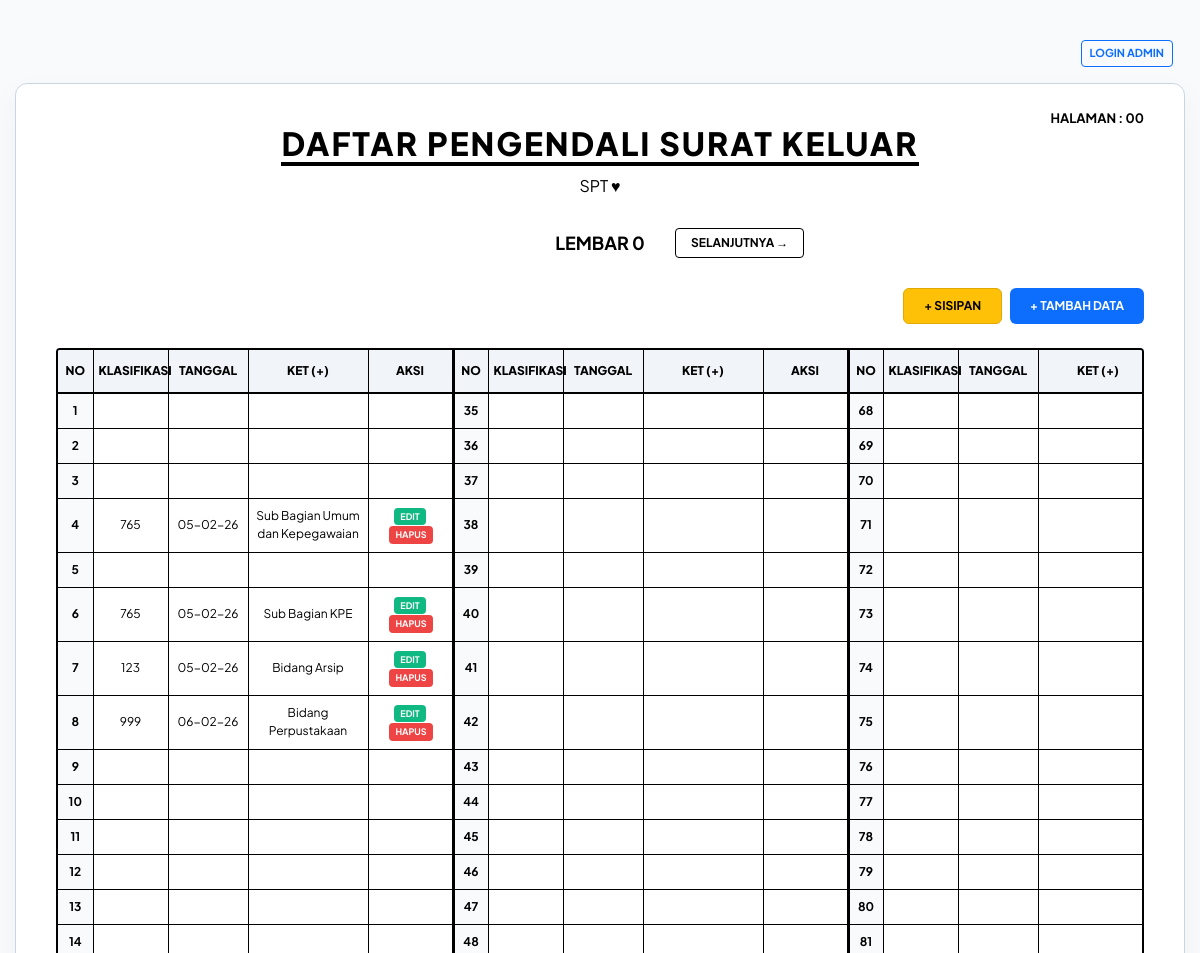
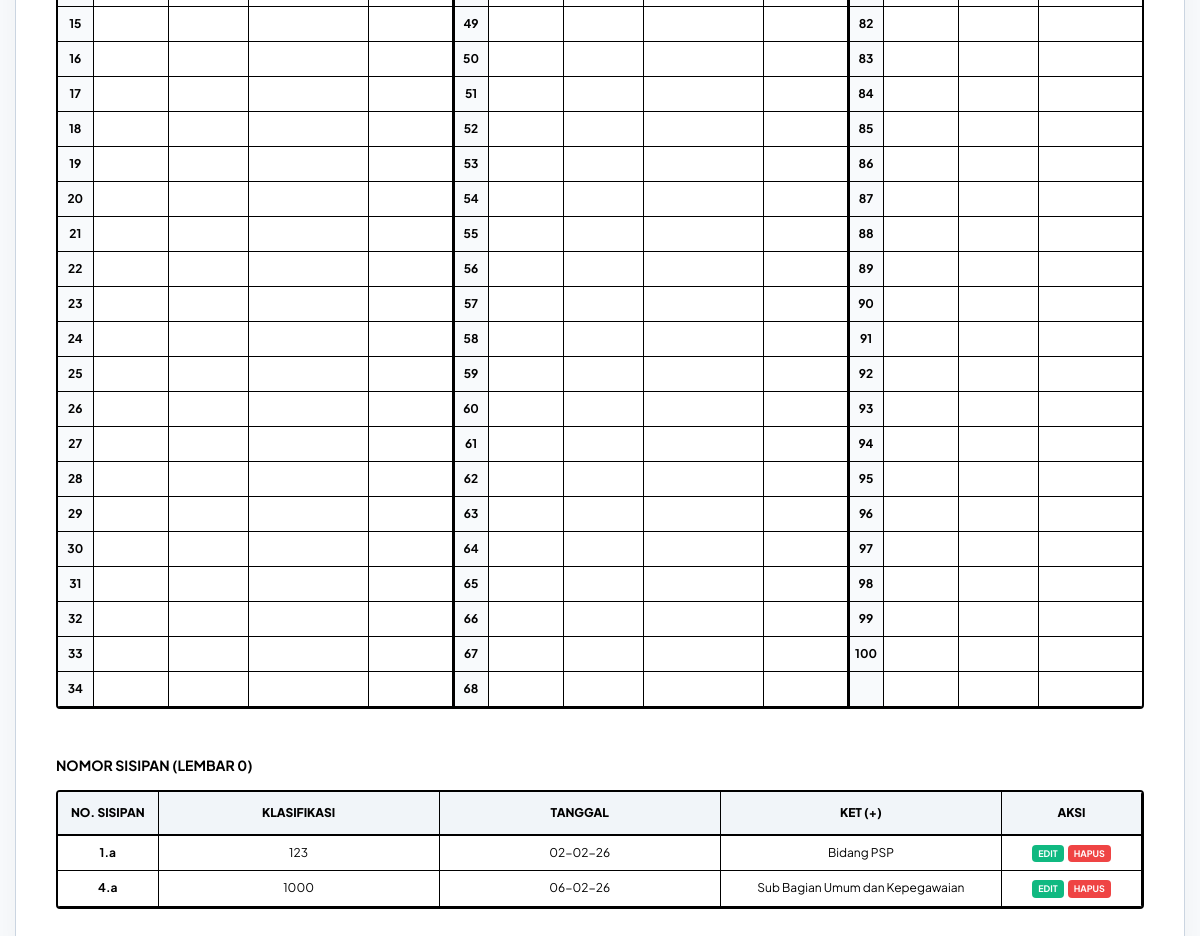
The page / on the database its author committed (2 pictures, top to bottom).
### tables this page shows
CREATE TABLE `pengendali` (
  `no_urut` int(2) NOT NULL,
  `klas` varchar(100) NOT NULL,
  `plus` varchar(100) NOT NULL,
  `tanggal_manual` date DEFAULT NULL,
  `created_at` timestamp NOT NULL DEFAULT current_timestamp()
);

CREATE TABLE `pengendali_sisipan` (
  `no_urut` varchar(20) NOT NULL,
  `klas` varchar(100) NOT NULL,
  `plus` varchar(100) NOT NULL,
  `tanggal_manual` date DEFAULT NULL,
  `created_at` timestamp NOT NULL DEFAULT current_timestamp()
);

### controllers/controller.php (called while the page is built, shortened)
<?php
include_once 'config/database.php';
include_once 'models/pengendali.php';
class PengendaliController
{
    private $model;
    public function __construct()
    {
        $database = new Database();
        $this->model = new Pengendali($database->getConnection());
    }
    public function index($page = 0)
    {
        $mainDataRaw = $this->model->getByPage($page);
        $sisipanData = $this->model->getSisipanByPage($page);
        $data = [];
        foreach ($mainDataRaw as $row) {
            $data[$row['no_urut']] = [
                'k' => $row['klas'],
                'p' => $row['plus'],
                't' => $row['created_at']
            ];
        }
        $currentPage = $page;
        include 'views/daftar_view.php';
    }
}

### index.php (called while the page is built)
<?php
include_once 'controllers/controller.php';
$controller = new PengendaliController();
$controller->handleRequest();
$page = isset($_GET['page']) ? (int) $_GET['page'] : 0;
$controller->index($page);

### config/database.php (called while the page is built, shortened)
<?php
class Database {
    private $host = "localhost";
    private $db_name = "magang_websitesurat";
    private $username = "root";
    private $password = "";
    public function getConnection() {
        $this->conn = null;
        try {
            $this->conn = new PDO("mysql:host=" . $this->host . ";dbname=" . $this->db_name, $this->username, $this->password);
            $this->conn->setAttribute(PDO::ATTR_ERRMODE, PDO::ERRMODE_EXCEPTION);
        } catch(PDOException $exception) {
            echo "Koneksi Error: " . $exception->getMessage();
        }
        return $this->conn;
    }
}

### models/pengendali.php (called while the page is built, shortened)
<?php
class Pengendali
{
    private $conn;
    private $table_name = "pengendali";
    private $table_sisipan = "pengendali_sisipan";
    public function __construct($db)
    {
        $this->conn = $db;
    }
    public function getByPage($page)
    {
        $start = ($page * 100) + 1;
        $end = $start + 99;
        $query = "SELECT * FROM " . $this->table_name . " WHERE no_urut BETWEEN ? AND ? ORDER BY no_urut ASC";
        $stmt = $this->conn->prepare($query);
        $stmt->execute([$start, $end]);
        return $stmt->fetchAll(PDO::FETCH_ASSOC);
    }
    public function getSisipanByPage($page)
    {
        $start = ($page * 100) + 1;
        $end = $start + 99;
        $query = "SELECT * FROM " . $this->table_sisipan . "
                  WHERE CAST(no_urut AS UNSIGNED) BETWEEN ? AND ?
                  ORDER BY CAST(no_urut AS UNSIGNED) ASC, no_urut ASC";
        $stmt = $this->conn->prepare($query);
        $stmt->execute([$start, $end]);
        return $stmt->fetchAll(PDO::FETCH_ASSOC);
    }
}
?>

### views/daftar_view.php (the view, shortened to what this page needs)
<!DOCTYPE html>
<html lang="id">
<head>
  <link href="https://cdn.jsdelivr.net/npm/bootstrap@5.3.0/dist/css/bootstrap.min.css" rel="stylesheet">
  <link href="https://cdn.jsdelivr.net/npm/sweetalert2@11/dist/sweetalert2.min.css" rel="stylesheet">
</head>
<body>
  <div class="container-fluid d-print-none mb-3" style="max-width: 1450px;">
    <div class="d-flex justify-content-end align-items-center">
      <?php if (isset($_SESSION['admin_id'])): ?>
        <span class="small fw-bold me-3 text-uppercase">Admin: <?php echo $_SESSION['admin_user']; ?></span>
        <button onclick="window.print()" class="btn btn-danger btn-sm fw-bold me-2" style="font-size: 11px;">EXPORT
          PDF</button>
        <button onclick="konfirmasiLogout()" class="btn btn-outline-dark btn-sm fw-bold"
          style="font-size: 11px;">LOGOUT</button>
      <?php else: ?>
        <button class="btn btn-outline-primary btn-sm fw-bold" style="font-size: 11px;" data-bs-toggle="modal"
          data-bs-target="#modalLogin">LOGIN ADMIN</button>
      <?php endif; ?>
    </div>
  </div>
  <div class="main-card">
    <div class="page-info text-uppercase">HALAMAN : <?php echo str_pad($currentPage, 2, "0", STR_PAD_LEFT); ?></div>
    <div class="header-brand">
      <h2>Daftar Pengendali Surat Keluar</h2>
      <p>SPT ♥</p>
    </div>
    <div class="pagination-nav d-print-none">
      <div class="nav-center">
        <span class="fw-bold">LEMBAR <?php echo $currentPage; ?></span>
      </div>
      <div class="nav-side right">
        <a href="index.php?page=<?php echo $currentPage + 1; ?>" class="btn-nav">SELANJUTNYA →</a>
      </div>
    </div>
    <div class="d-flex justify-content-end mb-4 d-print-none">
      <button class="btn btn-sisipan-custom me-2 fw-bold" onclick="bukaModalSisipan()">+ SISIPAN</button>
      <button class="btn-modern-add" onclick="bukaModalTambah()">+ TAMBAH DATA</button>
    </div>
    <div class="table-responsive">
      <table class="main-table text-center">
        <thead>
          <tr>
            <?php for ($k = 0; $k < 3; $k++): ?>
              <th class="<?php echo ($k > 0) ? 'col-divider' : ''; ?>" width="35">No</th>
              <th width="75">Klasifikasi</th>
              <th width="80">Tanggal</th>
              <th width="120">Ket (+)</th>
              <th width="85" class="d-print-none">Aksi</th>
            <?php endfor; ?>
          </tr>
        </thead>
        <tbody>
          <?php
          $startNumber = ($currentPage * 100) + 1;
          for ($i = 0; $i < 34; $i++) {
            echo "<tr>";
            $ranges = [['o' => 0], ['o' => 34], ['o' => 67]];
            foreach ($ranges as $idx => $r) {
              $divider = ($idx > 0) ? 'col-divider' : '';
              $current_no = $startNumber + $r['o'] + $i;
              if (($r['o'] + $i) <= 99) {
                $k = $data[$current_no]['k'] ?? '';
                $p = $data[$current_no]['p'] ?? '';
                $tRaw = $data[$current_no]['t'] ?? '';
                $t = ($tRaw && $tRaw != '0000-00-00 00:00:00') ? date('d-m-y', strtotime($tRaw)) : '';
                echo "<td class='no-column $divider'>$current_no</td><td>$k</td><td>$t</td><td>$p</td><td class='d-print-none'>";
                if (isset($data[$current_no])) {
                  echo "<button class='btn-action-edit' onclick='bukaModalEdit(\"$current_no\", \"$current_no\", \"$k\", \"$p\", \"\", false)'>EDIT</button>";
                  echo "<button class='btn-action-delete' onclick='konfirmasiHapus(\"$current_no\", \"$current_no\", false)'>HAPUS</button>";
                }
                echo "</td>";
              } else {
                echo "<td class='no-column $divider'></td><td></td><td></td><td></td><td class='d-print-none'></td>";
              }
            }
            echo "</tr>";
          }
          ?>
        </tbody>
      </table>
    </div>
    <?php if (!empty($sisipanData)): ?>
      <div class="mt-5">
        <h5 class="fw-bold mb-3 small text-uppercase">Nomor Sisipan (Lembar <?php echo $currentPage; ?>)</h5>
        <div class="table-responsive">
          <table class="main-table text-center">
            <thead>
              <tr style="background-color: #fef2f2;">
                <th width="100">No. Sisipan</th>
                <th>Klasifikasi</th>
                <th>Tanggal</th>
                <th>Ket (+)</th>
                <th width="140" class="d-print-none">Aksi</th>
              </tr>
            </thead>
            <tbody>
              <?php foreach ($sisipanData as $s): ?>
                <tr>
                  <td class="fw-bold"><?php echo $s['no_urut']; ?></td>
                  <td><?php echo $s['klas']; ?></td>
                  <td><?php echo date('d-m-y', strtotime($s['tanggal_manual'])); ?></td>
                  <td><?php echo $s['plus']; ?></td>
                  <td class="d-print-none">
                    <button class="btn-action-edit"
                      onclick="bukaModalEdit('<?php echo $s['no_urut']; ?>', '<?php echo $s['no_urut']; ?>', '<?php echo $s['klas']; ?>', '<?php echo $s['plus']; ?>', '<?php echo $s['tanggal_manual']; ?>', true)">EDIT</button>
                    <button class="btn-action-delete"
                      onclick="konfirmasiHapus('<?php echo $s['no_urut']; ?>', '<?php echo $s['no_urut']; ?>', true)">HAPUS</button>
                  </td>
                </tr>
              <?php endforeach; ?>
            </tbody>
          </table>
        </div>
      </div>
    <?php endif; ?>
  </div>
</body>
</html>

### views/daftar_view.php (style rules this page uses)
:root { --success-color: #10b981; --danger-color: #ef4444; --btn-tambah-bg: #0d6efd; --btn-tambah-hover: #0a58ca; --btn-sisipan-bg: #ffc107; --btn-sisipan-hover: #e0a800; }
body { background-color: #f8fafc; font-family: 'Plus Jakarta Sans', sans-serif; color: #000; padding: 40px 15px; }
.main-card { background: #fff; border-radius: 12px; box-shadow: 0 10px 30px rgba(0, 0, 0, 0.04); padding: 40px; max-width: 1450px; margin: 0 auto; position: relative; border: 1px solid #cbd5e1; }
.page-info { position: absolute; top: 25px; right: 40px; font-weight: 700; font-size: 13px; }
.header-brand { text-align: center; margin-bottom: 30px; }
.header-brand h2 { font-weight: 800; text-transform: uppercase; letter-spacing: 2px; border-bottom: 4px solid #000; display: inline-block; }
.pagination-nav { margin-bottom: 30px; display: flex; align-items: center; justify-content: center; }
.nav-side { width: 150px; display: flex; }
.nav-side.right { justify-content: flex-start; }
.nav-center { min-width: 150px; text-align: center; font-size: 18px; }
.btn-nav { background: #fff; border: 1px solid #000; color: #000; padding: 5px 15px; font-weight: 700; font-size: 12px; text-decoration: none; border-radius: 4px; transition: all 0.3s ease; }
.table-responsive { border: 2px solid #000; border-radius: 4px; overflow-x: auto; }
.main-table { width: 100%; border-collapse: collapse; table-layout: fixed; }
.main-table th { background-color: #f1f5f9; padding: 12px 5px; font-size: 12px; font-weight: 800; text-transform: uppercase; border-bottom: 2px solid #000; border-right: 1px solid #000; }
.main-table td { padding: 8px 4px; font-size: 12px; border-bottom: 1px solid #000; border-right: 1px solid #000; vertical-align: middle; color: #000; word-wrap: break-word; }
.no-column { background-color: #f8fafc; font-weight: 700; width: 35px; text-align: center; }
.col-divider { border-left: 3px solid #000 !important; }
.btn-modern-add { background-color: var(--btn-tambah-bg); color: #fff; border: none; padding: 8px 20px; font-weight: 700; font-size: 12px; border-radius: 6px; transition: all 0.3s ease; }
.btn-sisipan-custom { background-color: var(--btn-sisipan-bg); border: 1px solid var(--btn-sisipan-hover); color: #000; padding: 8px 20px; font-weight: 700; font-size: 12px; border-radius: 6px; transition: all 0.3s ease; }
.btn-action-edit { background-color: var(--success-color); color: #fff; border: none; padding: 2px 6px; border-radius: 4px; font-size: 9px; font-weight: 700; }
.btn-action-delete { background-color: var(--danger-color); color: #fff; border: none; padding: 2px 6px; border-radius: 4px; font-size: 9px; font-weight: 700; margin-left: 2px; }

### rows shown on the page
pengendali: klas "765", created_at "05-02-26", plus "Sub Bagian Umum dan Kepegawaian"
pengendali: klas "765", created_at "05-02-26", plus "Sub Bagian KPE"
pengendali: klas "123", created_at "05-02-26", plus "Bidang Arsip"
pengendali: klas "999", created_at "06-02-26", plus "Bidang Perpustakaan"
pengendali_sisipan: no_urut "1.a", klas "123", tanggal_manual "02-02-26", plus "Bidang PSP"
pengendali_sisipan: no_urut "4.a", klas "1000", tanggal_manual "06-02-26", plus "Sub Bagian Umum dan Kepegawaian"

### other values the page prints
str_pad($currentPage, 2, "0", STR_PAD_LEFT) "00"
$currentPage "0"
$current_no "1"
$current_no "35"
$current_no "68"
$current_no "2"
$current_no "36"
$current_no "69"
$current_no "3"
$current_no "37"
$current_no "70"
$current_no "4"
$current_no "38"
$current_no "71"
$current_no "5"
